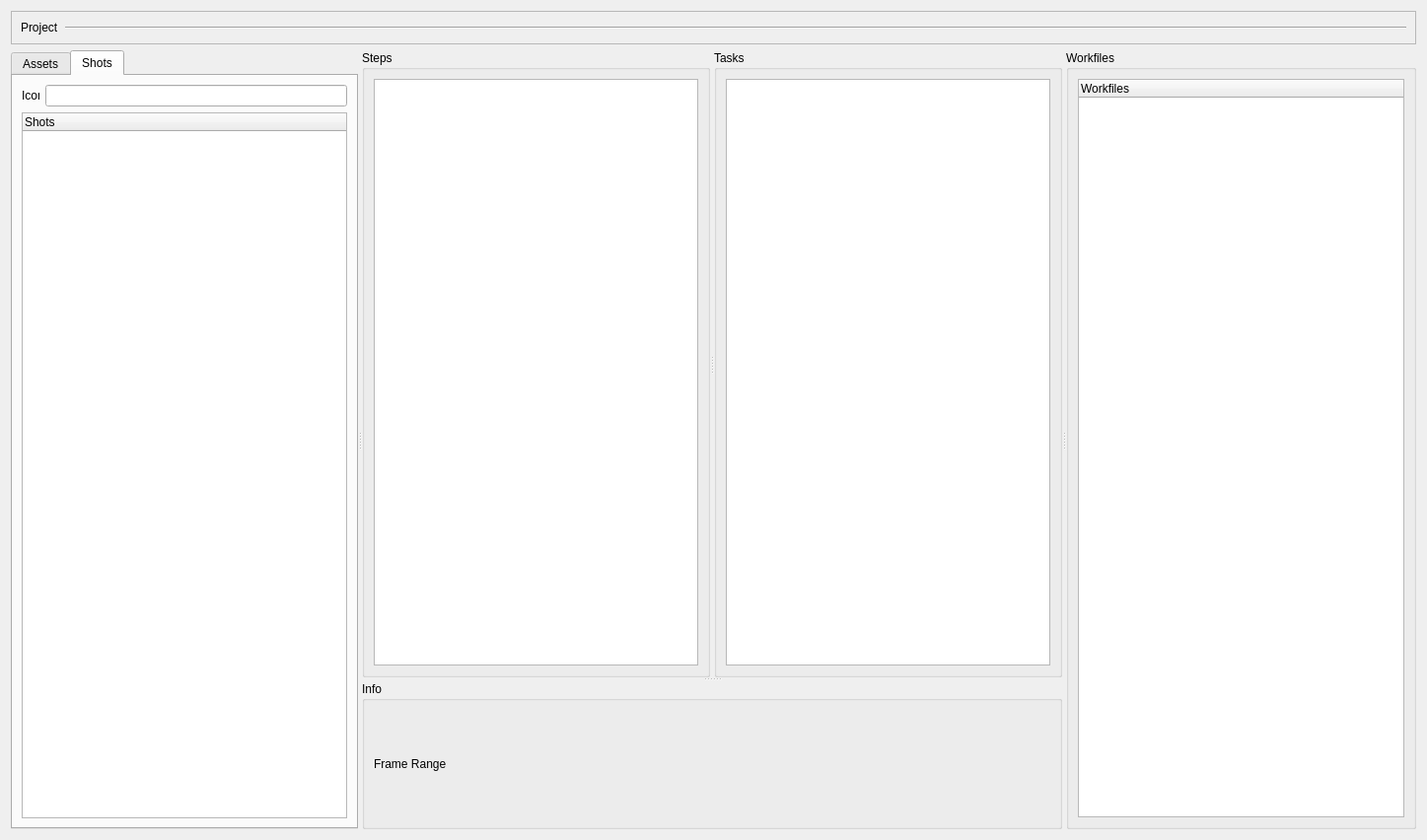
<?xml version="1.0" encoding="UTF-8"?>
<ui version="4.0">
 <class>project_browser</class>
 <widget class="QWidget" name="project_browser">
  <property name="geometry">
   <rect>
    <x>0</x>
    <y>0</y>
    <width>1447</width>
    <height>852</height>
   </rect>
  </property>
  <property name="windowTitle">
   <string>Form</string>
  </property>
  <layout class="QVBoxLayout" name="verticalLayout_7">
   <item>
    <widget class="QFrame" name="frame_project">
     <property name="sizePolicy">
      <sizepolicy hsizetype="Preferred" vsizetype="Minimum">
       <horstretch>0</horstretch>
       <verstretch>0</verstretch>
      </sizepolicy>
     </property>
     <property name="frameShape">
      <enum>QFrame::StyledPanel</enum>
     </property>
     <property name="frameShadow">
      <enum>QFrame::Raised</enum>
     </property>
     <layout class="QHBoxLayout" name="horizontalLayout_3">
      <item>
       <widget class="QLabel" name="label_project">
        <property name="sizePolicy">
         <sizepolicy hsizetype="Minimum" vsizetype="Minimum">
          <horstretch>0</horstretch>
          <verstretch>0</verstretch>
         </sizepolicy>
        </property>
        <property name="text">
         <string>Project</string>
        </property>
       </widget>
      </item>
      <item>
       <widget class="Line" name="line_project">
        <property name="sizePolicy">
         <sizepolicy hsizetype="Expanding" vsizetype="Minimum">
          <horstretch>0</horstretch>
          <verstretch>0</verstretch>
         </sizepolicy>
        </property>
        <property name="orientation">
         <enum>Qt::Horizontal</enum>
        </property>
       </widget>
      </item>
     </layout>
    </widget>
   </item>
   <item>
    <widget class="QSplitter" name="splitter">
     <property name="sizePolicy">
      <sizepolicy hsizetype="Preferred" vsizetype="Expanding">
       <horstretch>0</horstretch>
       <verstretch>0</verstretch>
      </sizepolicy>
     </property>
     <property name="orientation">
      <enum>Qt::Horizontal</enum>
     </property>
     <widget class="QTabWidget" name="tab_assets_shots">
      <property name="currentIndex">
       <number>1</number>
      </property>
      <widget class="QWidget" name="tab_assets">
       <attribute name="title">
        <string>Assets</string>
       </attribute>
       <layout class="QVBoxLayout" name="verticalLayout_2">
        <item>
         <widget class="QFrame" name="frame_filter_assets">
          <property name="frameShape">
           <enum>QFrame::StyledPanel</enum>
          </property>
          <property name="frameShadow">
           <enum>QFrame::Raised</enum>
          </property>
          <layout class="QHBoxLayout" name="horizontalLayout">
           <property name="leftMargin">
            <number>0</number>
           </property>
           <property name="topMargin">
            <number>0</number>
           </property>
           <property name="rightMargin">
            <number>0</number>
           </property>
           <property name="bottomMargin">
            <number>0</number>
           </property>
           <item>
            <widget class="QLabel" name="label_icon_filter_assets">
             <property name="maximumSize">
              <size>
               <width>18</width>
               <height>18</height>
              </size>
             </property>
             <property name="text">
              <string>Icon</string>
             </property>
            </widget>
           </item>
           <item>
            <widget class="QLineEdit" name="line_edit_filter_assets"/>
           </item>
          </layout>
         </widget>
        </item>
        <item>
         <widget class="QTreeWidget" name="tree_widget_assets">
          <property name="alternatingRowColors">
           <bool>true</bool>
          </property>
          <column>
           <property name="text">
            <string notr="true">Assets</string>
           </property>
          </column>
         </widget>
        </item>
       </layout>
      </widget>
      <widget class="QWidget" name="tab_shots">
       <attribute name="title">
        <string>Shots</string>
       </attribute>
       <layout class="QVBoxLayout" name="verticalLayout">
        <item>
         <widget class="QFrame" name="frame_filter_shots">
          <property name="frameShape">
           <enum>QFrame::NoFrame</enum>
          </property>
          <property name="frameShadow">
           <enum>QFrame::Plain</enum>
          </property>
          <property name="lineWidth">
           <number>0</number>
          </property>
          <layout class="QHBoxLayout" name="horizontalLayout_2">
           <property name="leftMargin">
            <number>0</number>
           </property>
           <property name="topMargin">
            <number>0</number>
           </property>
           <property name="rightMargin">
            <number>0</number>
           </property>
           <property name="bottomMargin">
            <number>0</number>
           </property>
           <item>
            <widget class="QLabel" name="label_icon_filter_shots">
             <property name="maximumSize">
              <size>
               <width>18</width>
               <height>18</height>
              </size>
             </property>
             <property name="text">
              <string>Icon</string>
             </property>
            </widget>
           </item>
           <item>
            <widget class="QLineEdit" name="line_edit_filter_shots"/>
           </item>
          </layout>
         </widget>
        </item>
        <item>
         <widget class="QTreeWidget" name="tree_widget_shots">
          <column>
           <property name="text">
            <string notr="true">Shots</string>
           </property>
          </column>
         </widget>
        </item>
       </layout>
      </widget>
     </widget>
     <widget class="QSplitter" name="splitters_steps_tasks_info">
      <property name="orientation">
       <enum>Qt::Vertical</enum>
      </property>
      <widget class="QSplitter" name="splitters_steps_tasks">
       <property name="orientation">
        <enum>Qt::Horizontal</enum>
       </property>
       <widget class="QGroupBox" name="group_box_steps">
        <property name="title">
         <string>Steps</string>
        </property>
        <layout class="QVBoxLayout" name="verticalLayout_3">
         <item>
          <widget class="QListWidget" name="list_steps"/>
         </item>
        </layout>
       </widget>
       <widget class="QGroupBox" name="group_box_tasks">
        <property name="title">
         <string>Tasks</string>
        </property>
        <layout class="QVBoxLayout" name="verticalLayout_4">
         <item>
          <widget class="QListWidget" name="list_tasks"/>
         </item>
        </layout>
       </widget>
      </widget>
      <widget class="QGroupBox" name="group_box_info">
       <property name="title">
        <string>Info</string>
       </property>
       <layout class="QVBoxLayout" name="verticalLayout_6">
        <item>
         <widget class="QLabel" name="label">
          <property name="text">
           <string>Frame Range</string>
          </property>
         </widget>
        </item>
       </layout>
      </widget>
     </widget>
     <widget class="QGroupBox" name="group_box_workfiles">
      <property name="title">
       <string>Workfiles</string>
      </property>
      <layout class="QVBoxLayout" name="verticalLayout_5">
       <item>
        <widget class="QTreeWidget" name="tree_workfiles">
         <property name="alternatingRowColors">
          <bool>true</bool>
         </property>
         <column>
          <property name="text">
           <string notr="true">Workfiles</string>
          </property>
         </column>
        </widget>
       </item>
      </layout>
     </widget>
    </widget>
   </item>
  </layout>
 </widget>
 <resources/>
 <connections/>
</ui>
